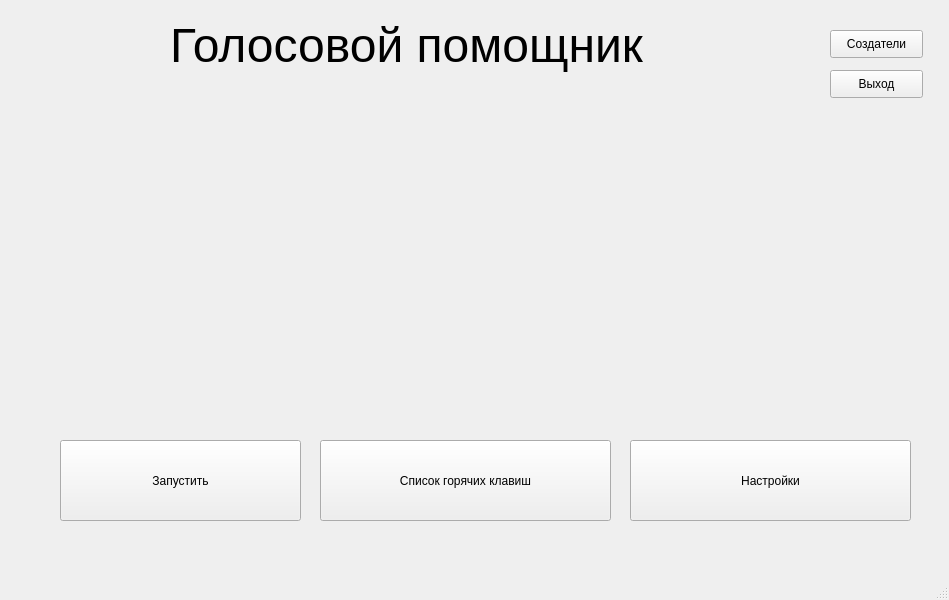
<?xml version="1.0" encoding="UTF-8"?>
<ui version="4.0">
 <class>MainWindow</class>
 <widget class="QMainWindow" name="MainWindow">
  <property name="geometry">
   <rect>
    <x>0</x>
    <y>0</y>
    <width>949</width>
    <height>600</height>
   </rect>
  </property>
  <property name="windowTitle">
   <string>Тест Приложения</string>
  </property>
  <widget class="QWidget" name="centralwidget">
   <widget class="QLabel" name="label">
    <property name="geometry">
     <rect>
      <x>170</x>
      <y>10</y>
      <width>611</width>
      <height>71</height>
     </rect>
    </property>
    <property name="font">
     <font>
      <pointsize>36</pointsize>
     </font>
    </property>
    <property name="text">
     <string>Голосовой помощник</string>
    </property>
   </widget>
   <widget class="QPushButton" name="pushButton">
    <property name="geometry">
     <rect>
      <x>60</x>
      <y>440</y>
      <width>241</width>
      <height>81</height>
     </rect>
    </property>
    <property name="text">
     <string>Запустить</string>
    </property>
   </widget>
   <widget class="QPushButton" name="pushButton_2">
    <property name="geometry">
     <rect>
      <x>630</x>
      <y>440</y>
      <width>281</width>
      <height>81</height>
     </rect>
    </property>
    <property name="text">
     <string>Настройки</string>
    </property>
   </widget>
   <widget class="QPushButton" name="pushButton_3">
    <property name="geometry">
     <rect>
      <x>320</x>
      <y>440</y>
      <width>291</width>
      <height>81</height>
     </rect>
    </property>
    <property name="text">
     <string>Список горячих клавиш</string>
    </property>
   </widget>
   <widget class="QPushButton" name="pushButton_4">
    <property name="geometry">
     <rect>
      <x>830</x>
      <y>30</y>
      <width>93</width>
      <height>28</height>
     </rect>
    </property>
    <property name="text">
     <string>Создатели</string>
    </property>
   </widget>
   <widget class="QPushButton" name="pushButton_5">
    <property name="geometry">
     <rect>
      <x>830</x>
      <y>70</y>
      <width>93</width>
      <height>28</height>
     </rect>
    </property>
    <property name="text">
     <string>Выход</string>
    </property>
   </widget>
  </widget>
  <widget class="QMenuBar" name="menubar">
   <property name="geometry">
    <rect>
     <x>0</x>
     <y>0</y>
     <width>949</width>
     <height>26</height>
    </rect>
   </property>
  </widget>
  <widget class="QStatusBar" name="statusbar"/>
 </widget>
 <resources/>
 <connections/>
</ui>
